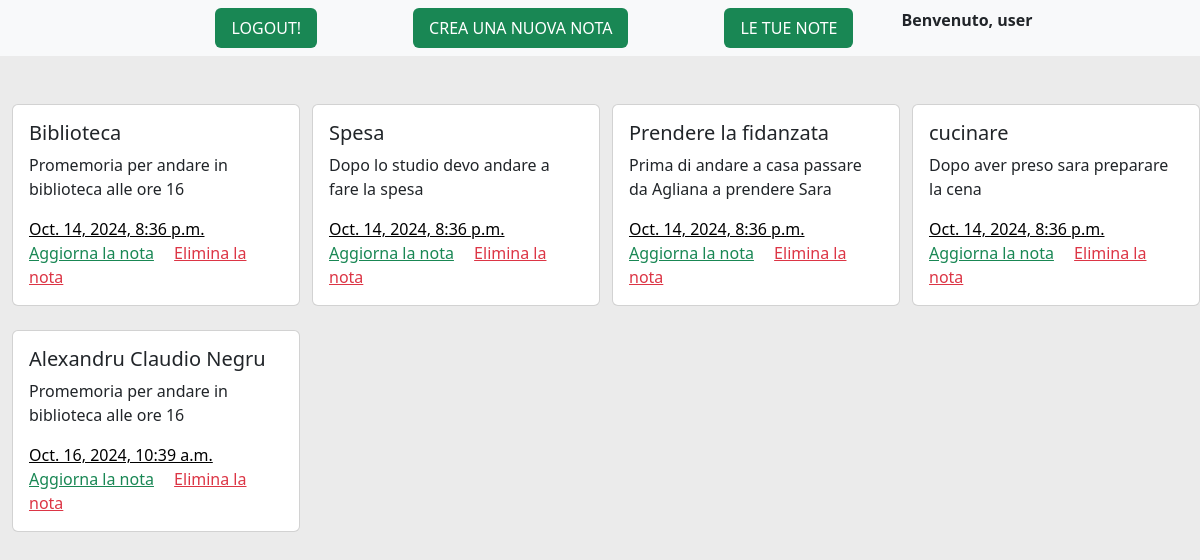
/note/note_list (signed in), run on an earlier commit of the app's database.
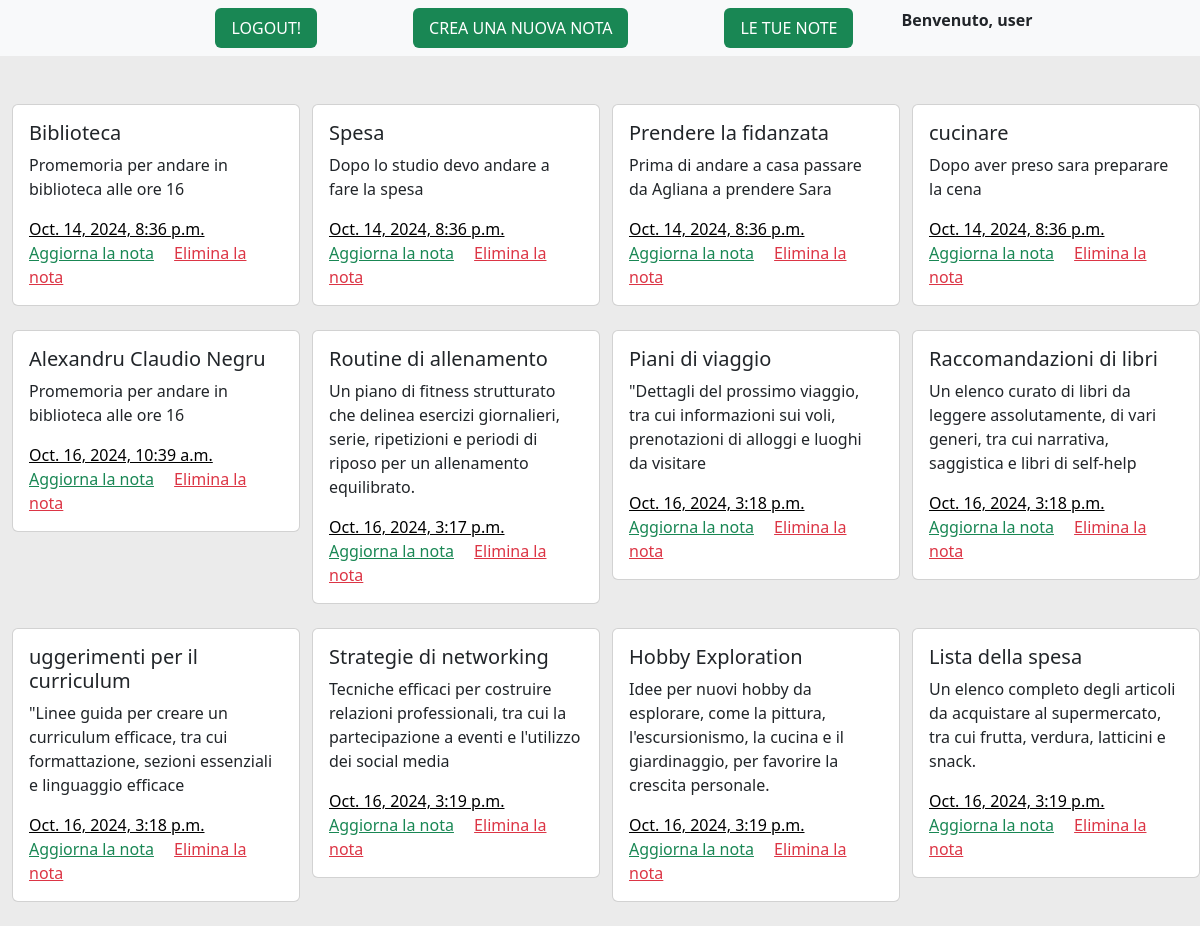
And on a later commit of the database.
### note/models.py (models this page shows, shortened)
class Note(models.Model):
    nome = models.CharField(max_length=40)
    description = models.CharField(max_length=2000)
    created_at = models.DateTimeField(auto_now_add= True)
    user= models.ForeignKey(User, on_delete=models.CASCADE)#User con questa relazione è il modello figlio. Eseguito import da django - ogni nota è collegata ad un solo utente

### note/views.py (the view)
# urls.py: path('note_list', note_view , name = 'note_list'),
@login_required #in questo modo le note potranno essere create solamente da utenti loggati
def note_view( request):
    notes= Note.objects.filter(user=request.user)#In questo modo filtriamo solo le note create dall'user registrato
    return render( request, 'note/list.html' , {'notes':notes})

### note/templates/note/list.html (shortened to what this page needs)
{%extends 'note/common.html' %}
  {% block content %}
  <div class="container-fluid mt-5">
    <div class="row">
      {% for nota in notes %}
        <div class="col-lg-6 col-xl-3 col-md-6 mb-4">
          <div class="card" style="width: 18rem;">
            <div class="card-body">
              <h5 class="card-title">{{nota.nome}}</h5>
              <p class="card-text">{{nota.description }}</p>
              <a class="card-text text-black">{{nota.created_at}}</a><br>
              <a href="{% url 'update_note' nota.id %}" class="card-link text-success">Aggiorna la nota</a>
              <a href="{% url 'remove_note' nota.id %}" class="card-link text-danger">Elimina la nota</a>
            </div>
          </div>
        </div>
        {% if forloop.counter|divisibleby:4 %}
          </div>
          <div class="row">
        {% endif %}
      {% endfor %}
    </div>
  </div>
  {% endblock%}

What changed in the data, as far as the page shows it:
added Note: nome "Routine di allenamento", description "Un piano di fitness strutturato che delinea esercizi giornalieri, serie, ripetizioni e periodi di riposo per un allenamento equilibrato.", created_at "Oct. 16, 2024, 3:17 p.m."
added Note: nome "Piani di viaggio", description "\"Dettagli del prossimo viaggio, tra cui informazioni sui voli, prenotazioni di alloggi e luoghi da visitare", created_at "Oct. 16, 2024, 3:18 p.m."
added Note: nome "Raccomandazioni di libri", description "Un elenco curato di libri da leggere assolutamente, di vari generi, tra cui narrativa, saggistica e libri di self-help", created_at "Oct. 16, 2024, 3:18 p.m."
added Note: nome "uggerimenti per il curriculum", description "\"Linee guida per creare un curriculum efficace, tra cui formattazione, sezioni essenziali e linguaggio efficace", created_at "Oct. 16, 2024, 3:18 p.m."
added Note: nome "Strategie di networking", description "Tecniche efficaci per costruire relazioni professionali, tra cui la partecipazione a eventi e l'utilizzo dei social media", created_at "Oct. 16, 2024, 3:19 p.m."
added Note: nome "Hobby Exploration", description "Idee per nuovi hobby da esplorare, come la pittura, l'escursionismo, la cucina e il giardinaggio, per favorire la crescita personale.", created_at "Oct. 16, 2024, 3:19 p.m."
added Note: nome "Lista della spesa", description "Un elenco completo degli articoli da acquistare al supermercato, tra cui frutta, verdura, latticini e snack.", created_at "Oct. 16, 2024, 3:19 p.m."
